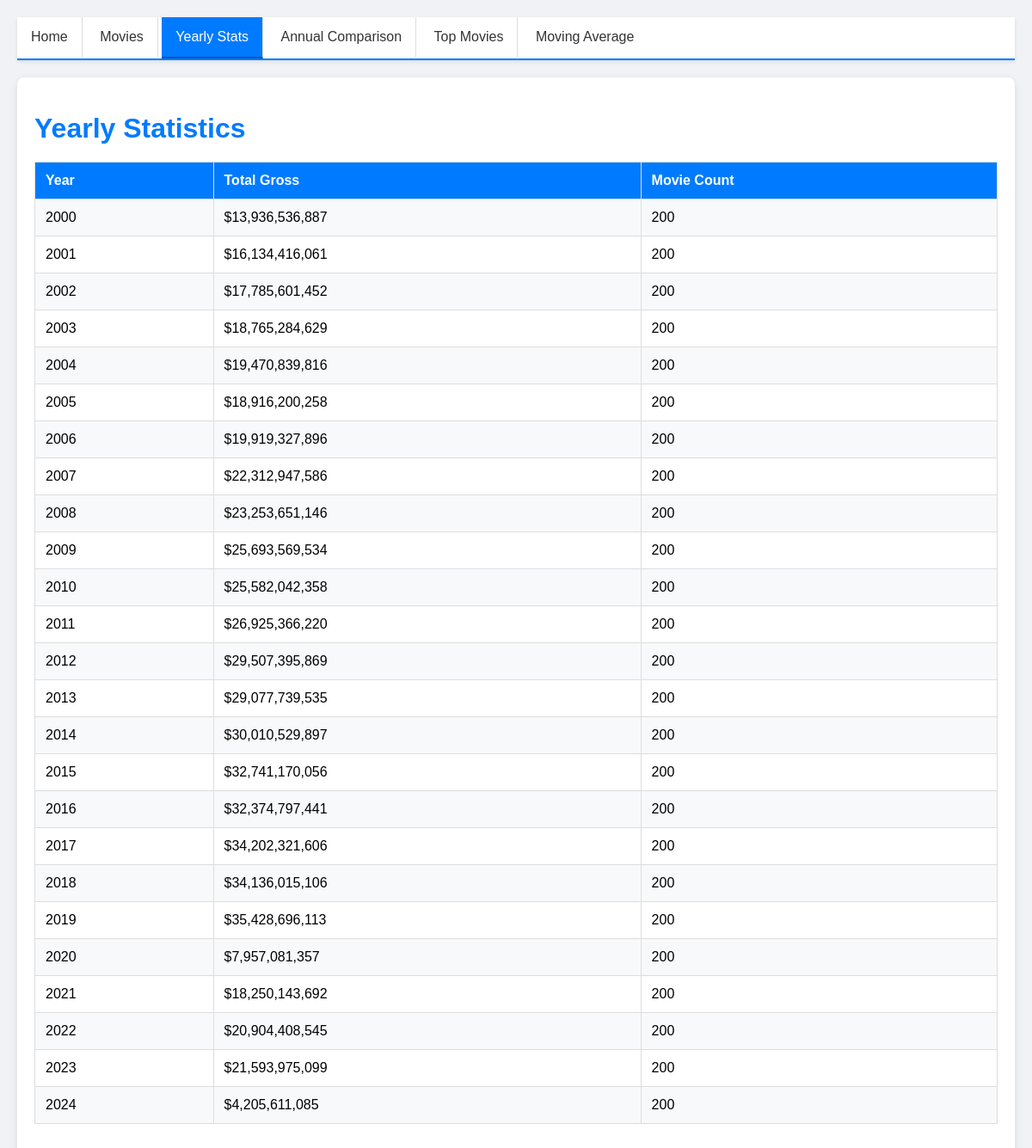
Screenshot of /stats with the database file from the repository.
### models.py (models this page shows)
class YearlyStats(db.Model):
    id = db.Column(db.Integer, primary_key=True)
    year = db.Column(db.Integer, unique=True, nullable=False)
    total_gross = db.Column(db.Integer, nullable=False)
    movie_count = db.Column(db.Integer, nullable=False)

### app.py (the view)
@app.route('/stats')
def stats():
    try:
        stats = YearlyStats.query.order_by(YearlyStats.year).all()
        return render_template('stats.html', stats=stats)
    except Exception as e:
        return render_template('error.html', error=str(e))

### app.py (called while the page is built)
def intcomma(value):
    return "{:,}".format(value)

### templates/stats.html (shortened to what this page needs)
<!DOCTYPE html>
<html lang="en">
<head>
</head>
<body>
{% extends 'base.html' %}
{% block content %}
    <h1>Yearly Statistics</h1>
    <table>
        <tr>
            <th>Year</th>
            <th>Total Gross</th>
            <th>Movie Count</th>
        </tr>
        {% for stat in stats %}
        <tr>
            <td>{{ stat.year }}</td>
            <td>${{ stat.total_gross | intcomma }}</td>
            <td>{{ stat.movie_count }}</td>
        </tr>
        {% endfor %}
    </table>
{% endblock %}

### static/style.css (style rules this page uses)
body { font-family: Arial, sans-serif; margin: 0; padding: 20px; }
table { border-collapse: collapse; width: 100%; }
th, td { border: 1px solid #ddd; padding: 8px; text-align: left; }
th { background-color: #f2f2f2; }

### templates/base.html (style rules this page uses)
body { font-family: Arial, sans-serif; margin: 0; padding: 20px; background-color: #f0f2f5; }
h1 { color: #007bff; margin-bottom: 20px; }
table { width: 100%; border-collapse: collapse; margin-bottom: 20px; background-color: #fff; }
th, td { padding: 12px; text-align: left; border: 1px solid #ddd; }
th { background-color: #007bff; color: #fff; }
tr:nth-child(even) { background-color: #f8f9fa; }

### rows the page displays
YearlyStats: year "2000", total_gross "13,936,536,887", movie_count "200"
YearlyStats: year "2001", total_gross "16,134,416,061", movie_count "200"
YearlyStats: year "2002", total_gross "17,785,601,452", movie_count "200"
YearlyStats: year "2003", total_gross "18,765,284,629", movie_count "200"
YearlyStats: year "2004", total_gross "19,470,839,816", movie_count "200"
YearlyStats: year "2005", total_gross "18,916,200,258", movie_count "200"
YearlyStats: year "2006", total_gross "19,919,327,896", movie_count "200"
YearlyStats: year "2007", total_gross "22,312,947,586", movie_count "200"
YearlyStats: year "2008", total_gross "23,253,651,146", movie_count "200"
YearlyStats: year "2009", total_gross "25,693,569,534", movie_count "200"
YearlyStats: year "2010", total_gross "25,582,042,358", movie_count "200"
YearlyStats: year "2011", total_gross "26,925,366,220", movie_count "200"
YearlyStats: year "2012", total_gross "29,507,395,869", movie_count "200"
YearlyStats: year "2013", total_gross "29,077,739,535", movie_count "200"
YearlyStats: year "2014", total_gross "30,010,529,897", movie_count "200"
YearlyStats: year "2015", total_gross "32,741,170,056", movie_count "200"
YearlyStats: year "2016", total_gross "32,374,797,441", movie_count "200"
YearlyStats: year "2017", total_gross "34,202,321,606", movie_count "200"
YearlyStats: year "2018", total_gross "34,136,015,106", movie_count "200"
YearlyStats: year "2019", total_gross "35,428,696,113", movie_count "200"
YearlyStats: year "2020", total_gross "7,957,081,357", movie_count "200"
YearlyStats: year "2021", total_gross "18,250,143,692", movie_count "200"
YearlyStats: year "2022", total_gross "20,904,408,545", movie_count "200"
YearlyStats: year "2023", total_gross "21,593,975,099", movie_count "200"
YearlyStats: year "2024", total_gross "4,205,611,085", movie_count "200"
